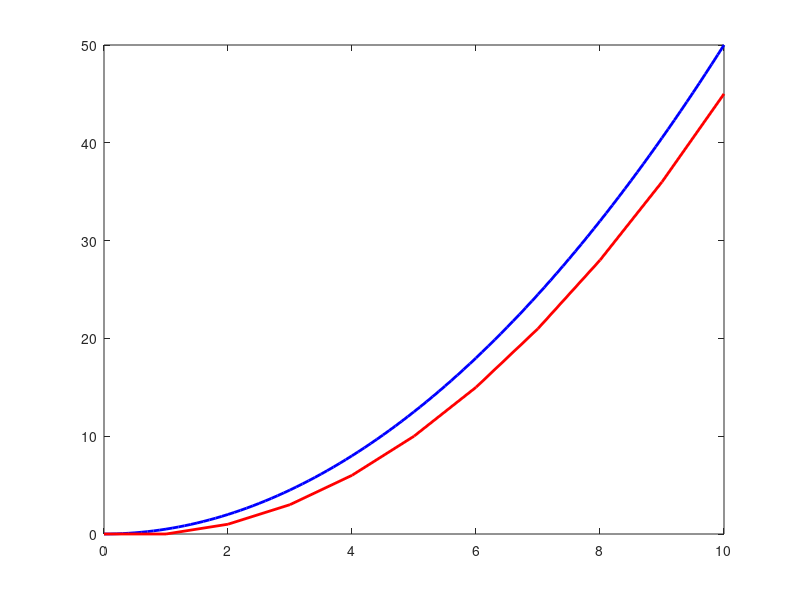

Write the MATLAB code that produced this figure.
x=[0:0.1:10];
y0=0;
y=0.5*x.^2+y0;
figure(1)
hold off
a=plot(x,y,'b');
set(a,'Linewidth',2)
%step size
h=1.0;
% Euler's method, forward finite difference
xt=[0:h:10];
N=length(xt);
yt=zeros(N,1);
yt(1)=y0;
for n=2:N
    yt(n)=yt(n-1)+h*xt(n-1)
end
hold on
a=plot(xt,yt,'r');
set(a,'Linewidth',2)

